Frame 1 (no input): blank canvas, image omitted
Frame 60 (the mouse pressed at the canvas centre just before this capture): blank canvas, image omitted
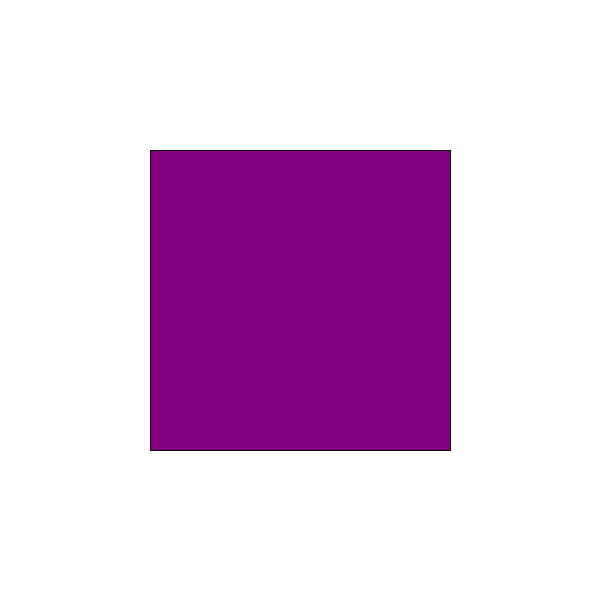
Frame 120 (the mouse held since frame 60 and released just before this capture)

The Processing sketch whose frames 1 and 60 were blank and that drew this single picture after the mouse press (run headless with seeded random() and noise(); from frame 60 on, the mouse is pressed at the canvas centre):

// Processing sketch: FinalQ01
// ── FinalQ01.pde
// this program draws a rectangle to the center of the screen.
// as shown in the gif, use map() and other means to use the mouse
// position to change attributes of the rectangle. 

// when mouseY is at height, the rectangle should be the width 
// and height of the screen.

// when mouseX is at 0, the rect should be red. when mouseX
// is at width, it should be blue. (it doesn't matter what colors are in-between.)

// moving the mouse from the left to the right side of the screen
// should result in the rectangle doing one full rotation (360 degrees).


void setup() {
  size(600, 600);
  rectMode(CENTER);
}

void draw() {
  background(255);
  
  pushMatrix();
  translate(width/2, height/2);
  // add a mapped rotation here
  rotate (radians(map(mouseX, 0, width, 0, 360)));
  
  // map the value of s here
  //float s = 100;
  float s = map(mouseY, 0, height, 0, height);
  
  // map the color here (hint try using either lerpColor or HSB color mode)
  //color c = color(255);
  color col1 = color (255,0,0);
  color col2 = color (0,0,255);
  float normalized = map(mouseX, 0, width, 0, 1);
  color c = lerpColor(col1, col2, normalized);
  
  fill(c);
  rect(0, 0, s, s);
  popMatrix();
}

//done
